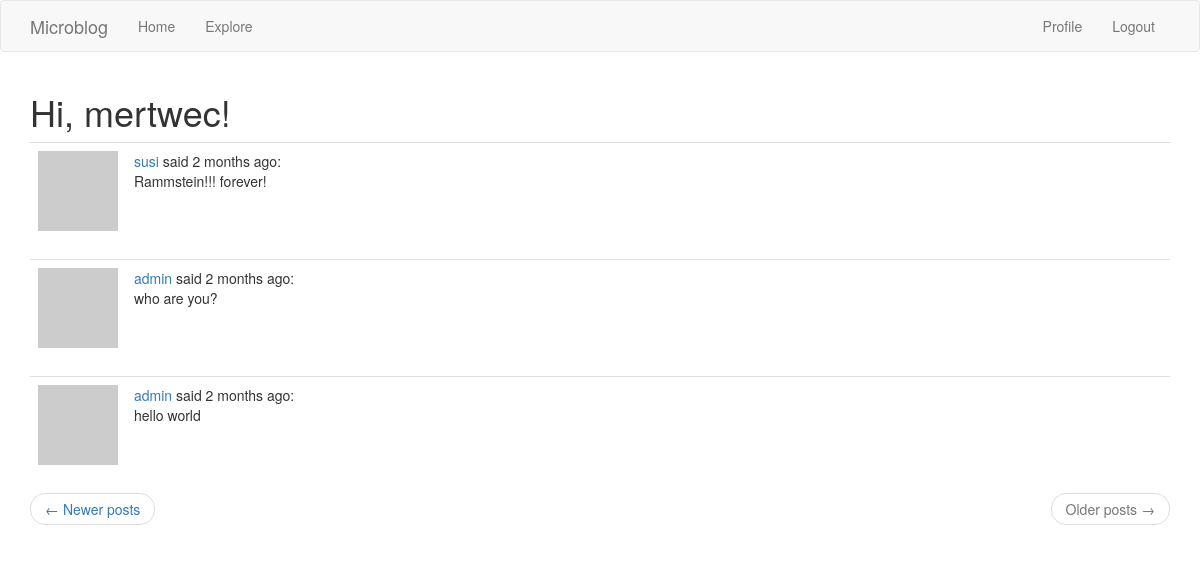
Page /explore?page=5 (signed in) on the committed database.
### app/models.py (models this page shows, shortened)
class User(db.Model, UserMixin):
    id = db.Column(db.Integer, primary_key=True)
    username = db.Column(db.String(64), index=True, unique=True)
    email = db.Column(db.String(120), index=True, unique=True)
    password_hash = db.Column(db.String(128))
    about_me = db.Column(db.String(256))
    last_seen = db.Column(db.DateTime, default=datetime.utcnow)
    posts = db.relationship('Post', backref='author', lazy='dynamic')
    """followers.c.follower_id «c» — это атрибут таблиц SQLAlchemy,
    которые не определены как модели. Для этих таблиц столбцы таблицы
    отображаются как субатрибуты этого атрибута «c»."""
    followed = db.relationship(
        'User', secondary=followers,
        primaryjoin=(followers.c.follower_id == id),
        secondaryjoin=(followers.c.followed_id == id),
        backref=db.backref('followers', lazy='dynamic'), lazy='dynamic')
    """ рассмотрим все аргументы вызова db.relationship() один за другим:

'User' — это правая сторона связи (левая сторона — это родительский класс).
Поскольку это самореферентное отношение, я должен использовать тот же класс
 с обеих сторон.

secondary кофигурирует таблицу ассоциаций, которая используется для этой
связи, которую я определил прямо над этим классом.

primaryjoin указывает условие, которое связывает объект левой стороны
(follower user) с таблицей ассоциаций. Условием объединения для левой
стороны связи является идентификатор пользователя, соответствующий полю
follower_id таблицы ассоциаций. Выражение followers.c.follower_id ссылается
на столбец follower_id таблицы ассоциаций.

secondaryjoin определяет условие, которое связывает объект правой стороны
 (followed user) с таблицей ассоциаций. Это условие похоже на primaryjoin,
  с той лишь разницей, что теперь я использую followed_id, который является
  другим внешним ключом в таблице ассоциаций.

backref определяет, как эта связь будет доступна из правой части объекта.
С левой стороны отношения пользователи называются followed, поэтому с
правой стороны я буду использовать имя followers, чтобы представить
всех пользователей левой стороны, которые связаны с целевым пользователем
в правой части. Дополнительный lazy аргумент указывает режим выполнения
этого запроса. Режим dynamic настройки запроса не позволяет запускаться
до тех пор, пока не будет выполнен конкретный запрос, что также связано
с тем, как установлено отношения «один ко многим».

-lazy похож на параметр с тем же именем в backref, но этот относится
к левой, а не к правой стороне.
"""
    def avatar(self, size=80):
        digest = md5(self.email.lower().encode('utf-8')).hexdigest()
        return 'https://www.gravatar.com/avatar/{}?d=identicon&s={}'.format(
            digest, size)

class Post(db.Model):
    __tablename__ = 'post'
    __searchable__ = ['body', ]
    id = db.Column(db.Integer, primary_key=True)
    body = db.Column(db.String(140))
    timestamp = db.Column(db.DateTime, index=True, default=datetime.utcnow)
    user_id = db.Column(db.Integer, db.ForeignKey('user.id'))
    language = db.Column(db.String(5))

### app/main/route.py (the view)
@bp.route('/explore')
@login_required
def explore():
    page = request.args.get('page', default=1, type=int)
    posts = Post.query.order_by(Post.timestamp.desc()).paginate(
        page, current_app.config['POSTS_PER_PAGE'], False)
    next_url = url_for('main.explore', page=posts.next_num) \
        if posts.has_next else None
    prev_url = url_for('main.explore', page=posts.prev_num) \
        if posts.has_prev else None
    return render_template('index.html', title='Explore',
                           posts=posts.items,
                           next_url=next_url, prev_url=prev_url)

### app/main/route.py (called while the page is built)
@bp.before_request
def before_request():
    if current_user.is_authenticated:
        current_user.last_seen = datetime.utcnow()
        db.session.commit()

### app/models.py (called while the page is built)
@login.user_loader
def load_user(id):
    return User.query.get(int(id))

### app/templates/index.html (shortened to what this page needs)
{% extends "base.html" %}
{% import 'bootstrap/wtf.html' as wtf %}
{% block app_content %}
    <h1>Hi, {{ current_user.username }}!</h1>
    {% for post in posts %}
        {% include '_post.html' %}
    {% endfor %}
    <nav aria-label="...">
        <ul class="pager">
            <li class="previous{% if not prev_url %} disabled{% endif %}">
                <a href="{{ prev_url or '#' }}">
                    <span aria-hidden="true">&larr;</span> Newer posts
                </a>
            </li>
            <li class="next{% if not next_url %} disabled {% endif %}">
                <a href="{{ next_url or '#' }}">
                    Older posts <span aria-hidden="true">&rarr;</span>
                </a>
            </li>
        </ul>
    </nav>
{% endblock %}

### app/templates/_post.html (shortened to what this page needs)
    <table class="table table-hover">
        <tr>
            <td width="70px">
                <a href="{{ url_for('main.user', username=post.author.username) }}">
                    <img src="{{ post.author.avatar(70) }}" />
                </a>
            </td>
            <td>
                <a href="{{ url_for('main.user', username=post.author.username) }}">
                    {{ post.author.username }} </a>
                said {{ moment(post.timestamp).fromNow() }}:
                <br>
                {{ post.body }}
            </td>
        </tr>
    </table>

### rows in the picture
User: username "mertwec"
Post: author.username "susi", timestamp "2 months ago", body "Rammstein!!! forever!"
Post: author.username "admin", timestamp "2 months ago", body "who are you?"
Post: author.username "admin", timestamp "2 months ago", body "hello world"
